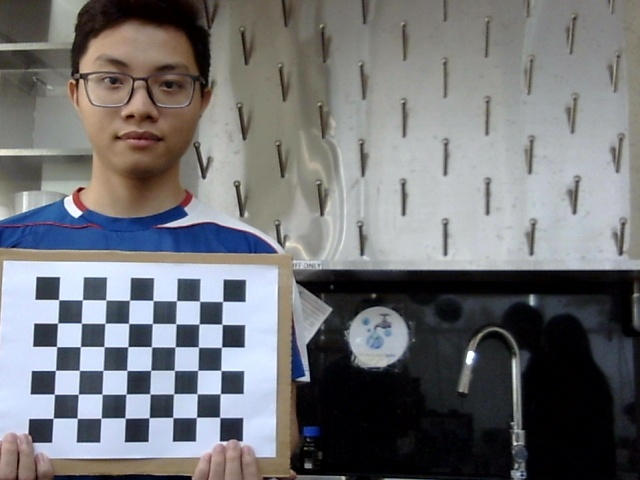
#> input picture left_image.jpg, 640 x 480 px, found by its file name
$ python part_b_disparity.py   (older library calls are emulated)
#> lines starting #> are read from the running program, lines starting #| are printed output that depends on the picture
import cv2
import numpy as np
import json
import os

# === CONFIGURATION ===
output_dir = 'output/'
left_image_path = 'left_image.jpg'
right_image_path = 'right_image.jpg'

# === LOAD CAMERA PARAMS ===
with open(os.path.join(output_dir, "camera_params.json"), "r") as f:
#> (reads output/camera_params.json from the repository)
    params = json.load(f)

# Convert to numpy
mtxL = np.array(params["camera_matrix_left"])
distL = np.array(params["dist_coeff_left"])
mtxR = np.array(params["camera_matrix_right"])
distR = np.array(params["dist_coeff_right"])
R = np.array(params["rotation_matrix"])
T = np.array(params["translation_vector"])
image_size = cv2.imread(left_image_path).shape[1::-1]  # (width, height)
#> image_size = (640, 480)

# === RECTIFICATION ===
R1, R2, P1, P2, Q, _, _ = cv2.stereoRectify(
    mtxL, distL, mtxR, distR, image_size, R, T, alpha=0
)
#> R1 = [[0.774, 0.231, 0.589], [-0.235, 0.969, -0.0717], [-0.587, -0.0829, 0.805]]; R2 = [[0.757, 0.248, 0.605], [-0.244, 0.966, -0.0903], [-0.607, -0.0791, 0.791]]; P1 = [[2425.8, 0, -378.3, 0], [0, 2425.8, 441.6, 0], [0, 0, 1, 0]]; P2 = [[2425.8, 0, -378.3, 23479.3], [0, 2425.8, 441.6, 0], [0, 0, 1, 0]]; Q = [[1, 0, 0, 378.3], [0, 1, 0, -441.6], [0, 0, 0, 2425.8], [0, 0, -0.103, 0]]

map1x, map1y = cv2.initUndistortRectifyMap(mtxL, distL, R1, P1, image_size, cv2.CV_32FC1)
map2x, map2y = cv2.initUndistortRectifyMap(mtxR, distR, R2, P2, image_size, cv2.CV_32FC1)

# === LOAD AND RECTIFY IMAGES ===
imgL = cv2.imread(left_image_path)
#> imgL is the input picture: shape (480, 640, 3); mean B, G, R 117.8, 114.9, 114
imgR = cv2.imread(right_image_path)
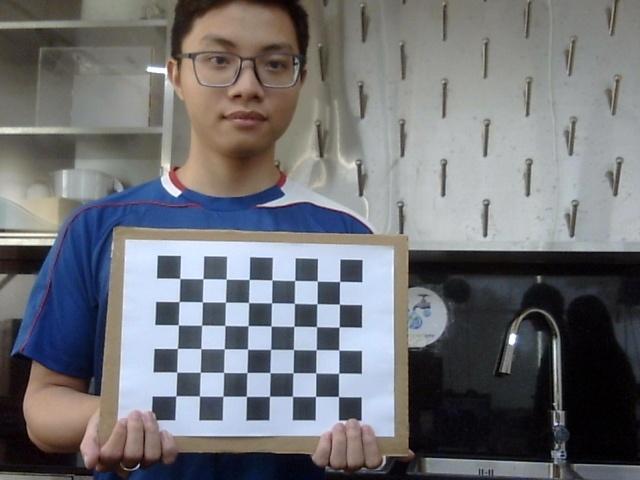
#> input picture right_image.jpg, 640 x 480 px, found by its file name
#> imgR is the input picture: shape (480, 640, 3); mean B, G, R 117.5, 113.5, 112.6

rectL = cv2.remap(imgL, map1x, map1y, cv2.INTER_LINEAR)
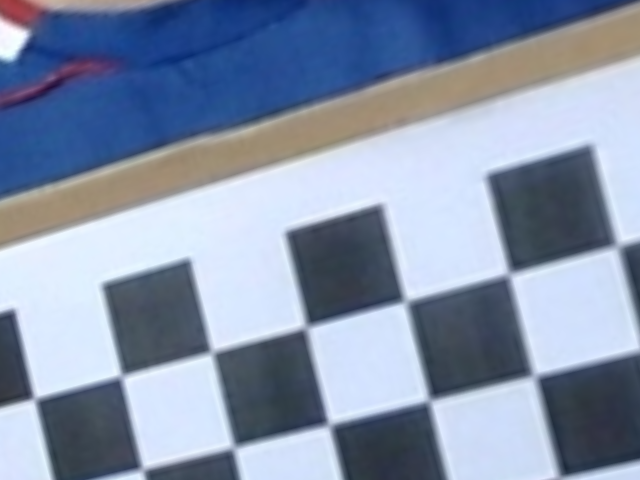
#> rectL: shape (480, 640, 3); mean B, G, R 170.6, 146.5, 132.8
rectR = cv2.remap(imgR, map2x, map2y, cv2.INTER_LINEAR)
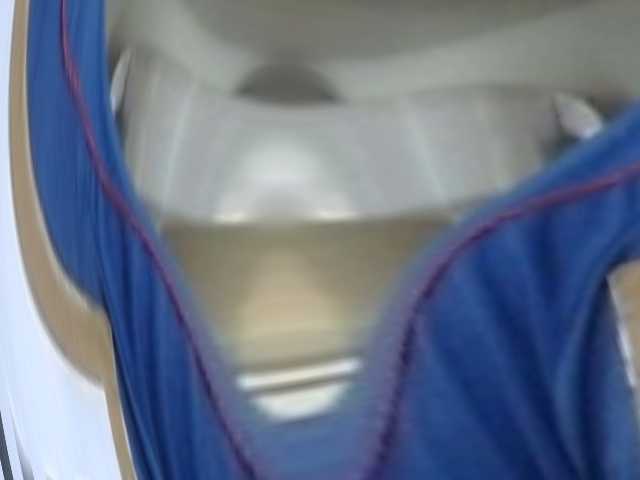
#> rectR: shape (480, 640, 3); mean B, G, R 139.4, 119.1, 107.7

cv2.imwrite(os.path.join(output_dir, "rectified_left.png"), rectL)
cv2.imwrite(os.path.join(output_dir, "rectified_right.png"), rectR)

# === COMPUTE DISPARITY ===
grayL = cv2.cvtColor(rectL, cv2.COLOR_BGR2GRAY)
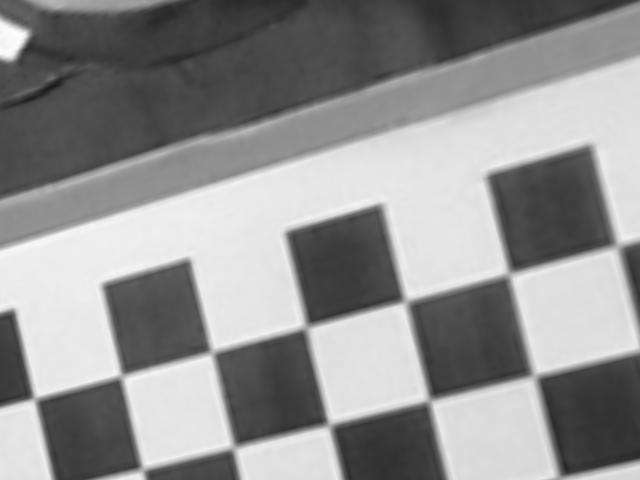
#> grayL: shape (480, 640); min 23, max 254, mean 145.2
grayR = cv2.cvtColor(rectR, cv2.COLOR_BGR2GRAY)
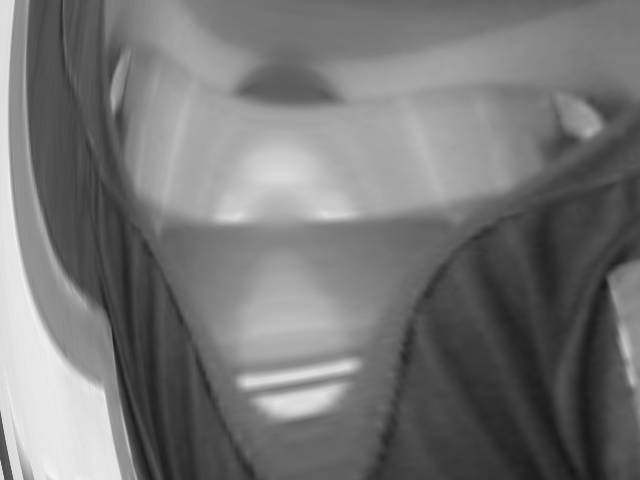
#> grayR: shape (480, 640); min 23, max 242, mean 118

stereo = cv2.StereoSGBM_create(
    minDisparity=0,
    numDisparities=64,
    blockSize=5,
    P1=8 * 3 * 5 ** 2,
    P2=32 * 3 * 5 ** 2,
    disp12MaxDiff=1,
    uniquenessRatio=10,
    speckleWindowSize=100,
    speckleRange=32
)

disparity = stereo.compute(grayL, grayR).astype(np.float32) / 16.0
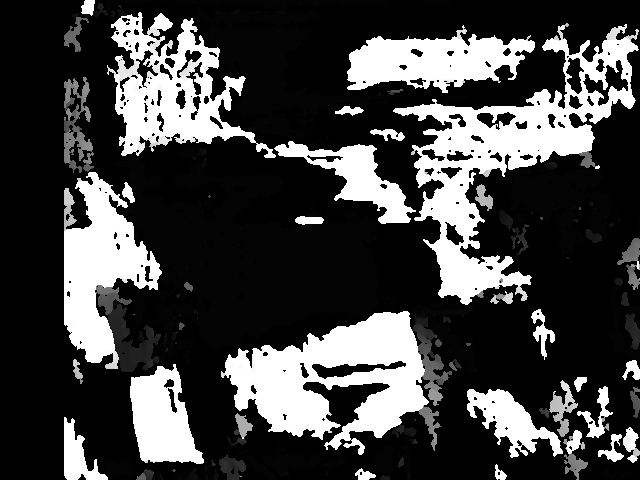
#> disparity: shape (480, 640) float32; min -1, max 63, mean 15.9; drawn with min black and max white

# Save disparity image
disp_vis = cv2.normalize(disparity, None, 0, 255, cv2.NORM_MINMAX)
disp_vis = np.uint8(disp_vis)
cv2.imwrite(os.path.join(output_dir, "disparity_map.png"), disp_vis)

# === COMPUTE DEPTH MAP ===
disparity[disparity <= 0.1] = 0.1
focal_length = P1[0, 0]
#> focal_length = 2425.8
baseline = abs(T[0][0])  # Make sure it's a scalar
depth_map = (focal_length * baseline) / disparity
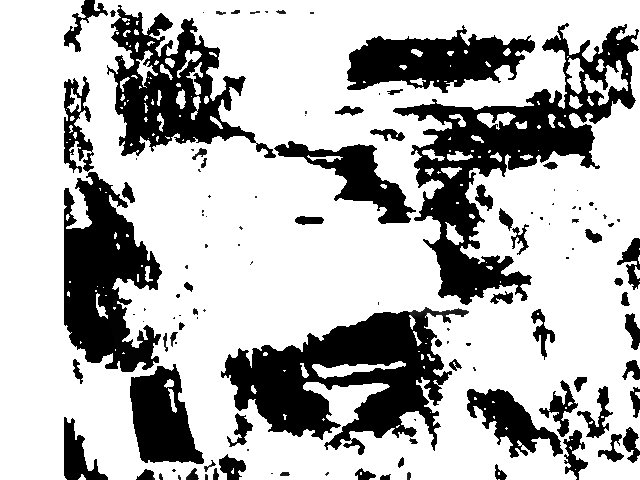
#> depth_map: shape (480, 640) float32; min 282.1, max 177698.8, mean 126554.5; drawn with min black and max white
np.save(os.path.join(output_dir, "depth_map.npy"), depth_map)

print("Disparity and depth map saved to 'output/'")
